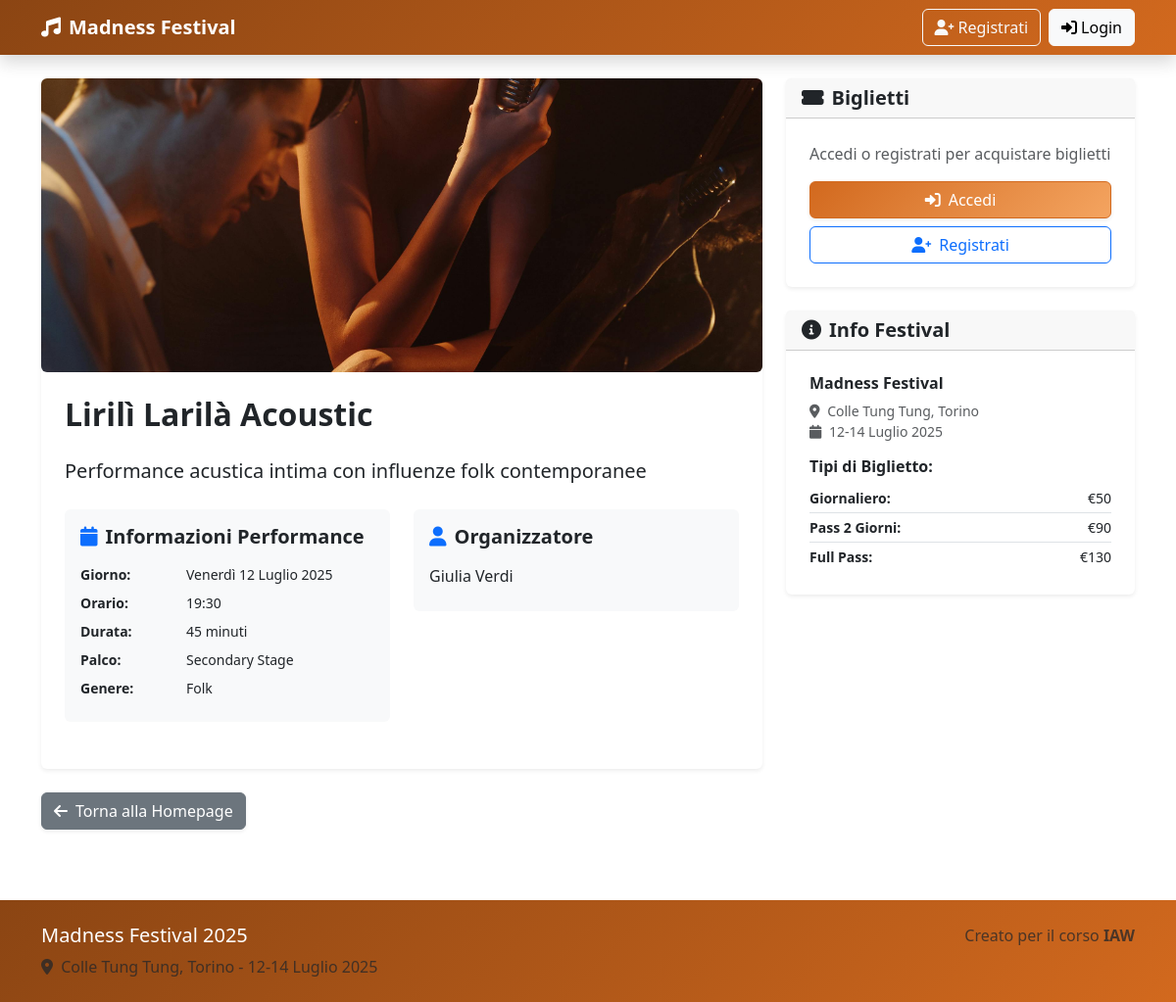
/performance/4, run on an earlier commit of the app's database.
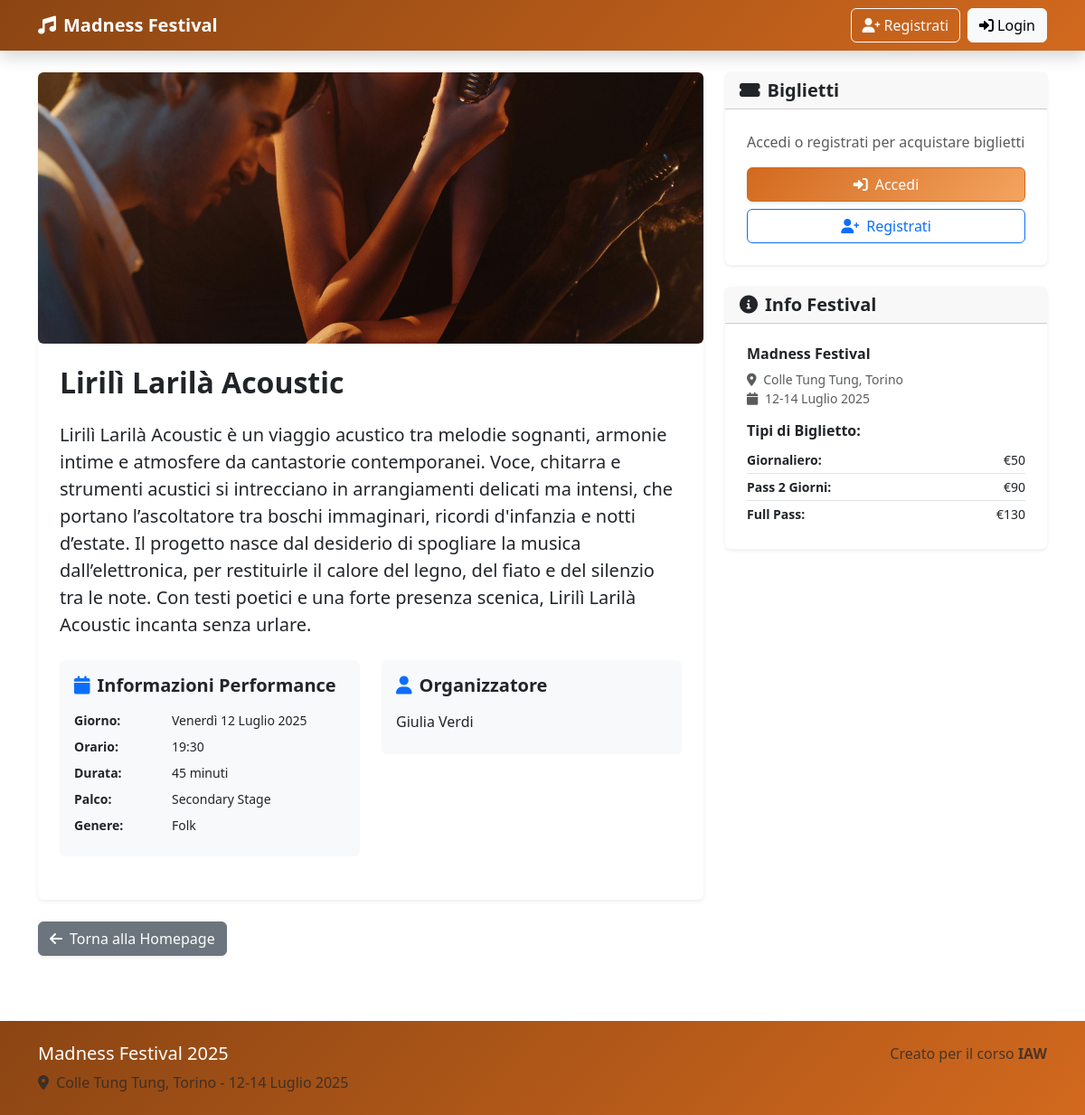
And on a later commit of the database.
### tables this page shows
CREATE TABLE performances (
            id INTEGER PRIMARY KEY AUTOINCREMENT,
            artist_name TEXT UNIQUE NOT NULL,
            day TEXT NOT NULL,
            start_time TEXT NOT NULL,
            duration INTEGER NOT NULL,
            description TEXT NOT NULL,
            stage_id INTEGER NOT NULL,
            genre TEXT NOT NULL,
            performance_image TEXT DEFAULT '',
            organizer_id INTEGER NOT NULL,
            published BOOLEAN DEFAULT 0,
            created_at TIMESTAMP DEFAULT CURRENT_TIMESTAMP,
            FOREIGN KEY (organizer_id) REFERENCES users (id),
            FOREIGN KEY (stage_id) REFERENCES stages (id)
        );

CREATE TABLE "users" (
	"id"	INTEGER,
	"email"	TEXT NOT NULL UNIQUE,
	"password"	TEXT NOT NULL,
	"full_name"	TEXT NOT NULL,
	"user_type"	TEXT NOT NULL CHECK("user_type" IN ('participant', 'organizer')),
	"created_at"	TIMESTAMP DEFAULT CURRENT_TIMESTAMP,
	PRIMARY KEY("id" AUTOINCREMENT)
);

### app.py (the view)
@app.route("/performance/<int:id>")
def performance_detail(id):
    performance = performances_dao.get_performance(id)
    if not performance or (not performance['published'] and
                          (not current_user.is_authenticated or current_user.user_type != 'organizer')):
        abort(404)
    return render_template("performance_detail.html",
                           performance=performance,
                           festival_name=FESTIVAL_NAME,
                           festival_location=FESTIVAL_LOCATION)

### performances_dao.py (called while the page is built)
def get_performance(performance_id):
    sql = '''SELECT p.*, u.full_name as organizer_name
             FROM performances p
             JOIN users u ON p.organizer_id = u.id
             WHERE p.id = ?'''
    conn = sqlite3.connect('db/festival.db')
    conn.row_factory = sqlite3.Row
    cursor = conn.cursor()
    cursor.execute(sql, (performance_id,))
    performance = cursor.fetchone()
    cursor.close()
    conn.close()
    return performance

### templates/performance_detail.html (shortened to what this page needs)
{% extends "base.html" %}
{% block title %}{{ performance.artist_name }} - {{ super() }}{% endblock %} {%
block content %} {% set stage_names = { 1: 'Main Stage', 2: 'Secondary Stage',
3: 'Experimental Stage', } %}
<main class="container py-4">
  <div class="row">
    <div class="col-lg-8">
      <article class="card shadow-sm border-0">
        {% if performance.performance_image %}
        <img src="{{ url_for('static', filename='uploads/' + performance.performance_image) }}"
          class="card-img-top performance-detail-image rounded"
          alt="Immagine promozionale di {{ performance.artist_name }}" style="height: 300px; object-fit: cover" />
        {% endif %}
        <div class="card-body p-4">
          <header class="mb-4">
            <h1 class="card-title h2 fw-bold mb-3">
              {{ performance.artist_name }}
            </h1>
          </header>
          <section class="mb-4">
            <p class="card-text lead">{{ performance.description }}</p>
          </section>
          <div class="row mt-4">
            <div class="col-md-6 mb-4">
              <section class="bg-light p-3 rounded">
                <h2 class="h5 fw-semibold mb-3">
                  <i class="fas fa-calendar me-2 text-primary"></i>Informazioni
                  Performance
                </h2>
                <dl class="row mb-0">
                  <dt class="col-sm-4 fw-semibold small">Giorno:</dt>
                  <dd class="col-sm-8 small">
                    {% if performance.day == '2025-07-12' %}Venerdì 12 Luglio
                    2025{% elif performance.day == '2025-07-13' %}Sabato 13
                    Luglio 2025{% else %}Domenica 14 Luglio 2025{% endif %}
                  </dd>
                  <dt class="col-sm-4 fw-semibold small">Orario:</dt>
                  <dd class="col-sm-8 small">{{ performance.start_time }}</dd>
                  <dt class="col-sm-4 fw-semibold small">Durata:</dt>
                  <dd class="col-sm-8 small">
                    {{ performance.duration }} minuti
                  </dd>
                  <dt class="col-sm-4 fw-semibold small">Palco:</dt>
                  <dd class="col-sm-8 small">
                    {{ stage_names.get(performance.stage_id, 'Palco
                    Sconosciuto') }}
                  </dd>
                  <dt class="col-sm-4 fw-semibold small">Genere:</dt>
                  <dd class="col-sm-8 small">{{ performance.genre }}</dd>
                </dl>
              </section>
            </div>
            <div class="col-md-6 mb-4">
              <section class="bg-light p-3 rounded">
                <h2 class="h5 fw-semibold mb-3">
                  <i class="fas fa-user me-2 text-primary"></i>Organizzatore
                </h2>
                <p class="mb-2">{{ performance.organizer_name }}</p>
              </section>
            </div>
          </div>
        </div>
      </article>
    </div>
    <aside class="col-lg-4">
      <section class="card shadow-sm border-0 mb-4">
        <header class="card-header">
          <h2 class="h5 mb-0 fw-semibold">
            <i class="fas fa-ticket-alt me-2"></i>Biglietti
          </h2>
        </header>
        <div class="card-body p-4">
          {% if current_user.is_authenticated and current_user.user_type ==
          'participant' %}
          <p class="text-muted mb-3">
            Per partecipare a questa performance, acquista uno dei nostri
            biglietti:
          </p>
          <a href="{{ url_for('buy_ticket') }}" class="btn btn-primary w-100 mb-2 shadow-sm">
            <i class="fas fa-shopping-cart me-2"></i>Acquista Biglietto
          </a>
          {% else %}
          <p class="text-muted mb-3">
            Accedi o registrati per acquistare biglietti
          </p>
          <button class="btn btn-primary w-100 mb-2 shadow-sm" data-bs-toggle="modal" data-bs-target="#loginModal">
            <i class="fas fa-sign-in-alt me-2"></i>Accedi
          </button>
          <a href="{{ url_for('register') }}" class="btn btn-outline-primary w-100">
            <i class="fas fa-user-plus me-2"></i>Registrati
          </a>
          {% endif %}
        </div>
      </section>
      <section class="card shadow-sm border-0">
        <header class="card-header">
          <h2 class="h5 mb-0 fw-semibold">
            <i class="fas fa-info-circle me-2"></i>Info Festival
          </h2>
        </header>
        <div class="card-body p-4">
          <h3 class="h6 fw-semibold mb-2">{{ festival_name }}</h3>
          <address class="small text-muted mb-3">
            <i class="fas fa-map-marker-alt me-1"></i>
            {{ festival_location }}<br />
            <i class="fas fa-calendar me-1"></i>
            <time datetime="2025-07-12/2025-07-14">12-14 Luglio 2025</time>
          </address>
          <h3 class="h6 fw-semibold mb-2">Tipi di Biglietto:</h3>
          <dl class="small ticket-prices mb-0">
            <div class="d-flex justify-content-between border-bottom py-1">
              <dt class="fw-semibold">Giornaliero:</dt>
              <dd class="mb-0">€50</dd>
            </div>
            <div class="d-flex justify-content-between border-bottom py-1">
              <dt class="fw-semibold">Pass 2 Giorni:</dt>
              <dd class="mb-0">€90</dd>
            </div>
            <div class="d-flex justify-content-between py-1">
              <dt class="fw-semibold">Full Pass:</dt>
              <dd class="mb-0">€130</dd>
            </div>
          </dl>
        </div>
      </section>
    </aside>
  </div>
  <nav class="row mt-4">
    <div class="col-12">
      <a href="{{ url_for('home') }}" class="btn btn-secondary shadow-sm">
        <i class="fas fa-arrow-left me-2"></i>Torna alla Homepage
      </a>
    </div>
  </nav>
</main>
{% endblock %}

### templates/base.html (shortened to what this page needs)
<!DOCTYPE html>
<html lang="it">
  <head>
    <link
      href="https://cdn.jsdelivr.net/npm/bootstrap@5.3.3/dist/css/bootstrap.min.css"
      rel="stylesheet"
    />
    <link
      href="https://cdnjs.cloudflare.com/ajax/libs/font-awesome/6.0.0/css/all.min.css"
      rel="stylesheet"
    />
    <link
      href="{{ url_for('static', filename='style.css') }}"
      rel="stylesheet"
    />
  </head>
  <body>
    <header>
      <nav class="navbar navbar-expand-lg navbar-dark shadow">
        <div class="container">
          <a class="navbar-brand fw-bold" href="{{ url_for('home') }}">
            <i class="fas fa-music me-2"></i>Madness Festival
          </a>
          <div class="collapse navbar-collapse" id="navbarNav">
            <ul class="navbar-nav ms-auto">
              {% if current_user.is_authenticated %}
              <li class="nav-item dropdown">
                <a
                  class="nav-link dropdown-toggle"
                  href="#"
                  data-bs-toggle="dropdown"
                >
                  <i class="fas fa-user me-1"></i>{{ current_user.full_name }}
                </a>
                <ul class="dropdown-menu">
                  <li>
                    <a class="dropdown-item" href="{{ url_for('profile') }}">
                      <i class="fas fa-user-circle me-2"></i>Profilo
                    </a>
                  </li>
                  <li><hr class="dropdown-divider" /></li>
                  <li>
                    <a class="dropdown-item" href="{{ url_for('logout') }}">
                      <i class="fas fa-sign-out-alt me-2"></i>Logout
                    </a>
                  </li>
                </ul>
              </li>
              {% else %}
              <li class="nav-item me-2">
                <a
                  class="btn btn-outline-light"
                  href="{{ url_for('register') }}"
                >
                  <i class="fas fa-user-plus me-1"></i>Registrati
                </a>
              </li>
              <li class="nav-item">
                <button
                  class="btn btn-light"
                  data-bs-toggle="modal"
                  data-bs-target="#loginModal"
                >
                  <i class="fas fa-sign-in-alt me-1"></i>Login
                </button>
              </li>
              {% endif %}
            </ul>
          </div>
        </div>
      </nav>
    </header>
    <main>{% block content %}{% endblock %}</main>
    <footer class="footer-festival py-4 mt-5">
      <div class="container">
        <div class="row">
          <div class="col-md-6">
            <h5 class="text-white">Madness Festival 2025</h5>
            <p class="text-muted mb-0">
              <i class="fas fa-map-marker-alt me-1"></i>
              Colle Tung Tung, Torino - 12-14 Luglio 2025
            </p>
          </div>
          <div class="col-md-6 text-md-end">
            <p class="text-muted mb-0">
              Creato per il corso <strong>IAW</strong>
            </p>
          </div>
        </div>
      </div>
    </footer>
  </body>
</html>

### static/style.css (style rules this page uses)
:root { --primary: #d2691e; --secondary: #f4a460; --accent: #ff7f50; --dark: #8b4513; --success: #228b22; --gradient-primary: linear-gradient(135deg, var(--primary), var(--secondary)); --gradient-dark: linear-gradient(135deg, var(--dark), var(--primary)); --gradient-success: linear-gradient(135deg, var(--success), var(--primary)); }
.btn-primary { background: var(--gradient-primary) !important; border-color: var(--primary) !important; }
.navbar, .footer-festival { background: var(--gradient-dark) !important; color: white !important; }

What changed in the data, as far as the page shows it:
changed performances "Lirilì Larilà Acoustic": description "Performance acustica intima con influenze folk contemporanee" → "Lirilì Larilà Acoustic è un viaggio acustico tra melodie sognanti, armonie intime e atmosfere da cantastorie contemporanei. Voce, chitarra e strumenti acustici si intrecciano in arrangiamenti delicati ma intensi, che portano l’ascoltatore tra boschi immaginari, ricordi d'infanzia e notti d’estate. Il progetto nasce dal desiderio di spogliare la musica dall’elettronica, per restituirle il calore del legno, del fiato e del silenzio tra le note. Con testi poetici e una forte presenza scenica, Lirilì Larilà Acoustic incanta senza urlare."
